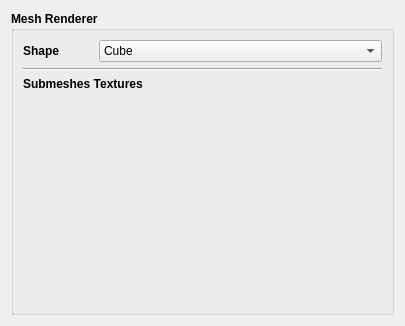
<?xml version="1.0" encoding="UTF-8"?>
<ui version="4.0">
 <class>MeshRendererWidget</class>
 <widget class="QWidget" name="MeshRendererWidget">
  <property name="geometry">
   <rect>
    <x>0</x>
    <y>0</y>
    <width>405</width>
    <height>326</height>
   </rect>
  </property>
  <property name="windowTitle">
   <string>Form</string>
  </property>
  <layout class="QVBoxLayout" name="verticalLayout_2">
   <item>
    <widget class="QGroupBox" name="groupBox">
     <property name="font">
      <font>
       <weight>75</weight>
       <bold>true</bold>
      </font>
     </property>
     <property name="title">
      <string>Mesh Renderer</string>
     </property>
     <layout class="QVBoxLayout" name="verticalLayout">
      <item>
       <layout class="QHBoxLayout" name="horizontalLayout">
        <item>
         <widget class="QLabel" name="label">
          <property name="sizePolicy">
           <sizepolicy hsizetype="Fixed" vsizetype="Preferred">
            <horstretch>0</horstretch>
            <verstretch>0</verstretch>
           </sizepolicy>
          </property>
          <property name="minimumSize">
           <size>
            <width>70</width>
            <height>0</height>
           </size>
          </property>
          <property name="font">
           <font>
            <weight>75</weight>
            <bold>true</bold>
           </font>
          </property>
          <property name="text">
           <string>Shape</string>
          </property>
         </widget>
        </item>
        <item>
         <widget class="QComboBox" name="comboBox">
          <property name="font">
           <font>
            <weight>50</weight>
            <bold>false</bold>
           </font>
          </property>
          <item>
           <property name="text">
            <string>Cube</string>
           </property>
          </item>
          <item>
           <property name="text">
            <string>Sphere</string>
           </property>
          </item>
          <item>
           <property name="text">
            <string>Plane</string>
           </property>
          </item>
         </widget>
        </item>
       </layout>
      </item>
      <item>
       <widget class="Line" name="line">
        <property name="orientation">
         <enum>Qt::Horizontal</enum>
        </property>
       </widget>
      </item>
      <item>
       <widget class="QLabel" name="label_2">
        <property name="text">
         <string>Submeshes Textures</string>
        </property>
       </widget>
      </item>
      <item>
       <layout class="QVBoxLayout" name="SubmeshesLayout"/>
      </item>
      <item>
       <spacer name="verticalSpacer">
        <property name="orientation">
         <enum>Qt::Vertical</enum>
        </property>
        <property name="sizeHint" stdset="0">
         <size>
          <width>20</width>
          <height>40</height>
         </size>
        </property>
       </spacer>
      </item>
     </layout>
    </widget>
   </item>
  </layout>
 </widget>
 <resources/>
 <connections/>
</ui>
